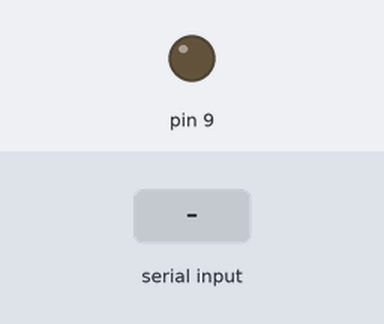
Recording of a sketch running on a simulated Arduino Uno, built with avr-gcc and run on an emulated ATmega328P. Parts: output pins drawn as LEDs (lit = HIGH). The inputs (shaded band) are chosen by the test bench.

Above: at 1.2 s.
1.3 s: "1" received over Serial
At 2.0 s:
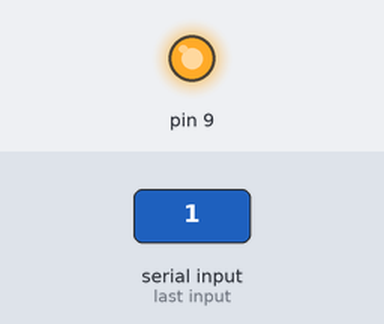
2.8 s: "0" received over Serial
At 3.2 s:
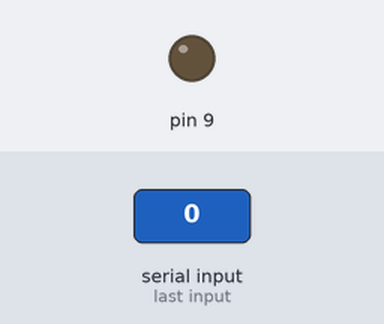
Timing chart, 0 to 5.8 s (numbered marks = the images above; inputs shaded):
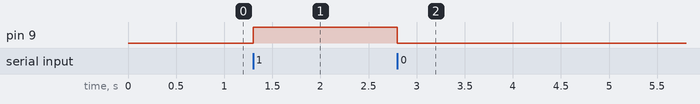

Measured:
- after the input at 1.3 s, pin 9: LOW → HIGH at once
- after the input at 2.8 s, pin 9: HIGH → LOW at once

The sketch:

bluetoothswitch.ino
```cpp
void setup() {
  Serial.begin(9600);
  pinMode(9,OUTPUT);
}
void loop() {
  if(Serial.available() > 0){
    char input = Serial.read();
    if(input == '1'){
      digitalWrite(9, true);
    }
    if(input == '0'){
      digitalWrite(9, false);
    }
  }
}
```
